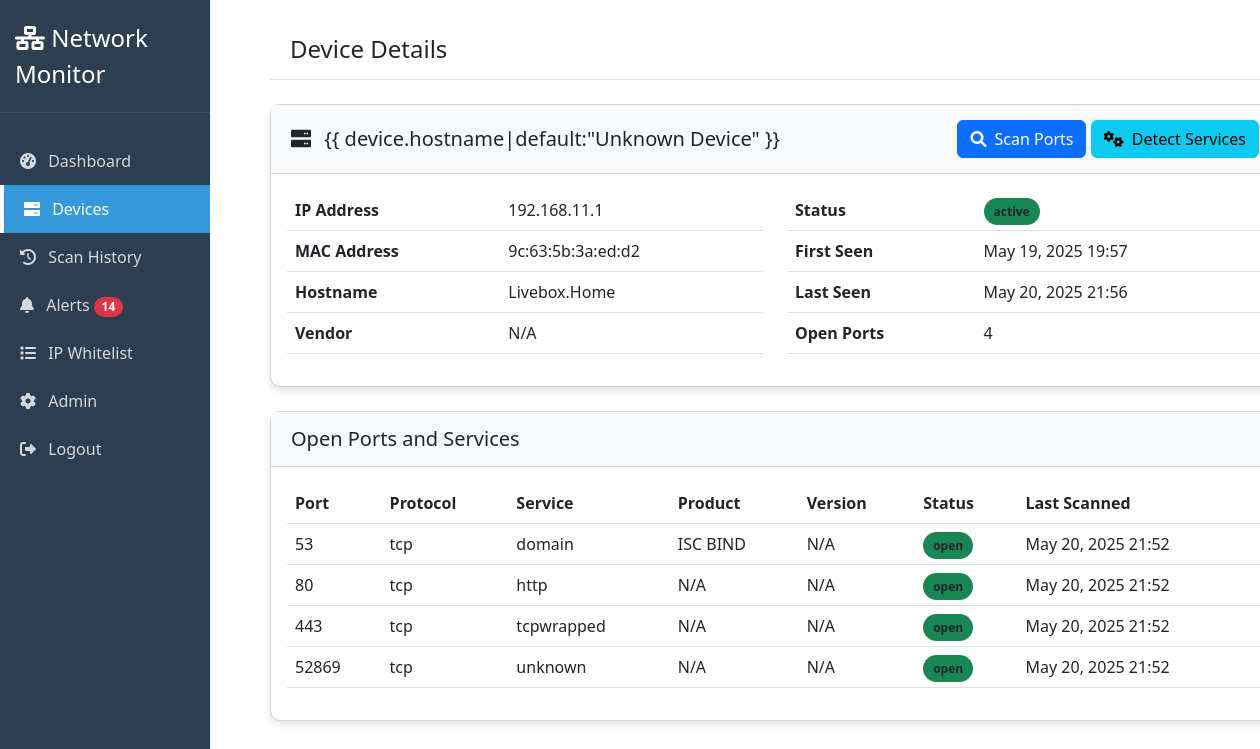
The page /devices/1/ (signed in) on the database its author committed.
### device_monitor/models.py (models this page shows, shortened)
class Device(models.Model):
    ip_address = models.GenericIPAddressField(unique=True)
    mac_address = models.CharField(max_length=17, blank=True, null=True)
    hostname = models.CharField(max_length=255, blank=True, null=True)
    vendor = models.CharField(max_length=255, blank=True, null=True)
    status = models.CharField(max_length=50, default='active')
    first_seen = models.DateTimeField(default=timezone.now)
    last_seen = models.DateTimeField(default=timezone.now)
    class Meta:
        ordering = ['ip_address']

class Port(models.Model):
    device = models.ForeignKey(Device, on_delete=models.CASCADE, related_name='ports')
    port_number = models.IntegerField()
    protocol = models.CharField(max_length=10, choices=[('tcp', 'TCP'), ('udp', 'UDP')], default='tcp')
    service = models.CharField(max_length=255, blank=True, null=True)
    product = models.CharField(max_length=255, blank=True, null=True)
    version = models.CharField(max_length=255, blank=True, null=True)
    status = models.CharField(max_length=50, default='open')
    last_scanned = models.DateTimeField(default=timezone.now)
    class Meta:
        unique_together = ['device', 'port_number', 'protocol']
        ordering = ['port_number']

### device_monitor/views.py (the view)
# urls.py: path('devices/<int:device_id>/', views.device_detail, name='device_detail'),
@login_required
def device_detail(request, device_id):
    device = Device.objects.get(id=device_id)
    context = {
        'device': device,
        'ports': device.ports.all(),
        'unread_count': Alert.objects.filter(is_read=False).count()
    }
    return render(request, 'device_monitor/device_detail.html', context)

### templates/device_monitor/device_detail.html (shortened to what this page needs)
{% extends 'base.html' %}
{% block page_title %}Device Details{% endblock %}
{% block content %}
<div class="card mb-4">
  <div class="card-header d-flex justify-content-between align-items-center">
    <h5 class="mb-0">
      <i class="fas fa-server me-2"></i> {{ device.hostname|default:"Unknown
      Device" }}
    </h5>
    <div>
      <button
        type="button"
        class="btn btn-primary"
        id="scan-ports-btn"
        data-ip="{{ device.ip_address }}"
      >
        <i class="fas fa-search me-1"></i> Scan Ports
      </button>
      <button
        type="button"
        class="btn btn-info"
        id="scan-services-btn"
        data-ip="{{ device.ip_address }}"
      >
        <i class="fas fa-cogs me-1"></i> Detect Services
      </button>
    </div>
  </div>
  <div class="card-body">
    <div class="row">
      <div class="col-md-6">
        <table class="table">
          <tbody>
            <tr>
              <th>IP Address</th>
              <td>{{ device.ip_address }}</td>
            </tr>
            <tr>
              <th>MAC Address</th>
              <td>{{ device.mac_address|default:"N/A" }}</td>
            </tr>
            <tr>
              <th>Hostname</th>
              <td>{{ device.hostname|default:"Unknown" }}</td>
            </tr>
            <tr>
              <th>Vendor</th>
              <td>{{ device.vendor|default:"N/A" }}</td>
            </tr>
          </tbody>
        </table>
      </div>
      <div class="col-md-6">
        <table class="table">
          <tbody>
            <tr>
              <th>Status</th>
              <td>
                <span
                  class="status-badge {% if device.status == 'active' %}bg-success{% else %}bg-secondary{% endif %}"
                >
                  {{ device.status }}
                </span>
              </td>
            </tr>
            <tr>
              <th>First Seen</th>
              <td>{{ device.first_seen|date:"M d, Y H:i" }}</td>
            </tr>
            <tr>
              <th>Last Seen</th>
              <td>{{ device.last_seen|date:"M d, Y H:i" }}</td>
            </tr>
            <tr>
              <th>Open Ports</th>
              <td>{{ ports.count }}</td>
            </tr>
          </tbody>
        </table>
      </div>
    </div>
  </div>
</div>
<div class="card">
  <div class="card-header">
    <h5 class="mb-0">Open Ports and Services</h5>
  </div>
  <div class="card-body">
    <div class="table-responsive">
      <table class="table table-hover">
        <thead>
          <tr>
            <th>Port</th>
            <th>Protocol</th>
            <th>Service</th>
            <th>Product</th>
            <th>Version</th>
            <th>Status</th>
            <th>Last Scanned</th>
          </tr>
        </thead>
        <tbody>
          {% for port in ports %}
          <tr>
            <td>{{ port.port_number }}</td>
            <td>{{ port.protocol }}</td>
            <td>{{ port.service|default:"Unknown" }}</td>
            <td>{{ port.product|default:"N/A" }}</td>
            <td>{{ port.version|default:"N/A" }}</td>
            <td>
              <span
                class="status-badge {% if port.status == 'open' %}bg-success{% else %}bg-secondary{% endif %}"
              >
                {{ port.status }}
              </span>
            </td>
            <td>{{ port.last_scanned|date:"M d, Y H:i" }}</td>
          </tr>
          {% empty %}
          <tr>
            <td colspan="7" class="text-center">
              No open ports found. Click "Scan Ports" to detect open ports.
            </td>
          </tr>
          {% endfor %}
        </tbody>
      </table>
    </div>
  </div>
</div>
{% endblock %}

### templates/base.html (style rules this page uses)
:root { --primary-color: #3498db; --secondary-color: #2c3e50; --success-color: #2ecc71; --warning-color: #f39c12; --danger-color: #e74c3c; --light-bg: #f8f9fa; --dark-bg: #343a40; }
.card { border-radius: 10px; box-shadow: 0 4px 6px rgba(0, 0, 0, 0.1); margin-bottom: 20px; }
.card-header { background-color: var(--light-bg); border-bottom: 1px solid rgba(0, 0, 0, 0.125); padding: 15px 20px; }
.status-badge { padding: 5px 10px; border-radius: 50px; font-size: 12px; font-weight: bold; }

### rows shown on the page
Device: ip_address "192.168.11.1", mac_address "9c:63:5b:3a:ed:d2", hostname "Livebox.Home", vendor "N/A", status "active", first_seen "May 19, 2025 19:57", last_seen "May 20, 2025 21:56", count "4"
Port: port_number "53", protocol "tcp", service "domain", product "ISC BIND", version "N/A", status "open", last_scanned "May 20, 2025 21:52"
Port: port_number "80", protocol "tcp", service "http", product "N/A", version "N/A", status "open", last_scanned "May 20, 2025 21:52"
Port: port_number "443", protocol "tcp", service "tcpwrapped", product "N/A", version "N/A", status "open", last_scanned "May 20, 2025 21:52"
Port: port_number "52869", protocol "tcp", service "unknown", product "N/A", version "N/A", status "open", last_scanned "May 20, 2025 21:52"

### other values the page prints
{{ unread_count }} "14"
